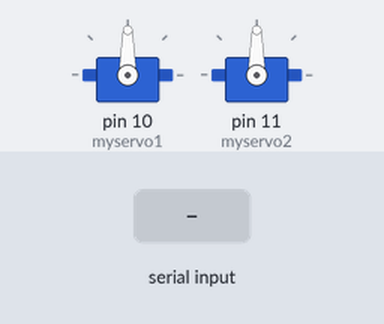
Recording of a sketch running on a simulated Arduino Uno, built with avr-gcc and run on an emulated ATmega328P. Parts: 2 × servo. The inputs (shaded band) are chosen by the test bench.

Above: at 1.2 s.
1.3 s: "s" received over Serial
At 2.4 s:
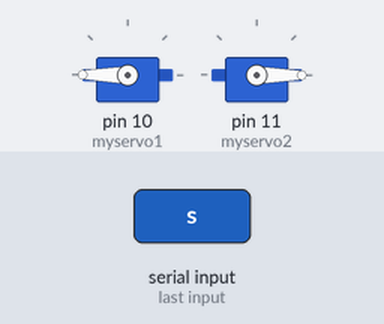
4.3 s: "w" received over Serial
At 4.7 s:
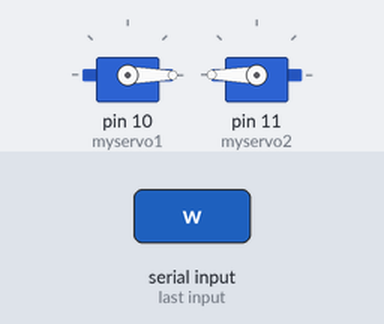
7.3 s: "a" received over Serial
At 8.1 s:
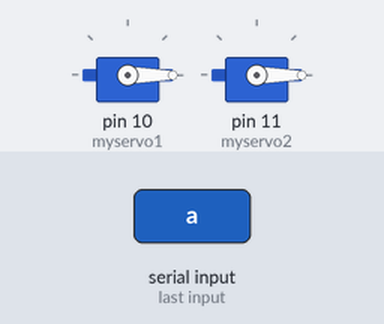
9.9 s: "d" received over Serial
At 10.8 s:
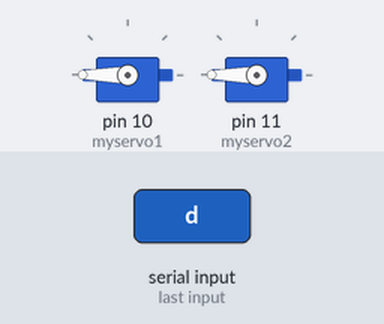
Timing chart, 0 to 12.9 s (numbered marks = the images above; inputs shaded):
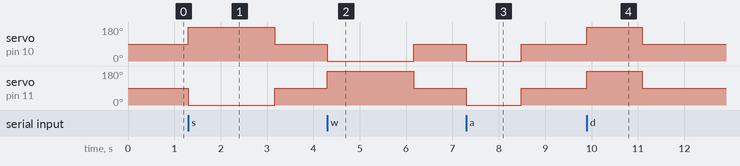

Measured:
- after the input at 1.3 s, servo on pin 10 (myservo1): 90° → 180° at once, → 90° 1.9 s later; servo on pin 11 (myservo2): 90° → 0° at once, → 90° 1.9 s later
- after the input at 4.3 s, servo on pin 10 (myservo1): 90° → 0° at once, → 90° 1.9 s later; servo on pin 11 (myservo2): 90° → 180° at once, → 90° 1.9 s later
- after the input at 7.3 s, servo on pin 10 (myservo1), servo on pin 11 (myservo2): 90° → 0° at once, → 90° 1.2 s later
- after the input at 9.9 s, servo on pin 10 (myservo1), servo on pin 11 (myservo2): 90° → 180° at once, → 90° 1.2 s later

The sketch:

Bluetooth_BoBot.ino
```cpp
#include <Servo.h>
///////////////////////
//Variable initiation//
///////////////////////
Servo myservo1;
Servo myservo2;
int counter = 0;
char INBYTE;
int pictureState = 0;

void setup() {
  // initialize serial communication at 9600 bits per second:
  Serial.begin(9600);
  myservo1.attach(10);
  myservo2.attach(11);
}
//////////////
//Functions//
/////////////
void picture() { //Prints in the Serial Monitor for the pi to check
  // pictureState = 1;
  Serial.println(1);
  delay(20);
}
void forward() { //Moves the BoeBot forward
  for (int i = 0; i < 90 ; i++) {
    myservo1.write(0);
    myservo2.write(180);
    delay(20);
  }
}
void backwards() { //Moves the BoeBot forward
  for (int i = 0; i < 90 ; i++) {
    myservo1.write(180);
    myservo2.write(0);
    delay(20);
  }
}
void halt() { // Stops the BoeBot
  myservo1.write(90);
  myservo2.write(90);
}

void right() { //Moves the BoeBot right
  for (int i = 0; i < 64; i++) {
    myservo1.write(180);
    myservo2.write(180);
    delay(2);
  }
  delay(1000);
}

void left() { //Moves the BoeBot left
  for (int i = 0; i < 64 ; i++) {
    myservo1.write(0);
    myservo2.write(0);
    delay(2);
  }

  delay(1000);
}

/////////////
//Main Loop//
/////////////
void loop() {
  halt();
  while (!Serial.available());   // stay here so long as COM port is empty
  INBYTE = Serial.read();        // read next available byte
  if ( INBYTE == 's' ) backwards();
  if ( INBYTE == 'w' ) forward();
  if ( INBYTE == 'a' ) left();
  if ( INBYTE == 'd' ) right();
  if ( INBYTE == 'h' ) halt();
  if ( INBYTE == 'p' ) picture();
  delay(50);
}
```
